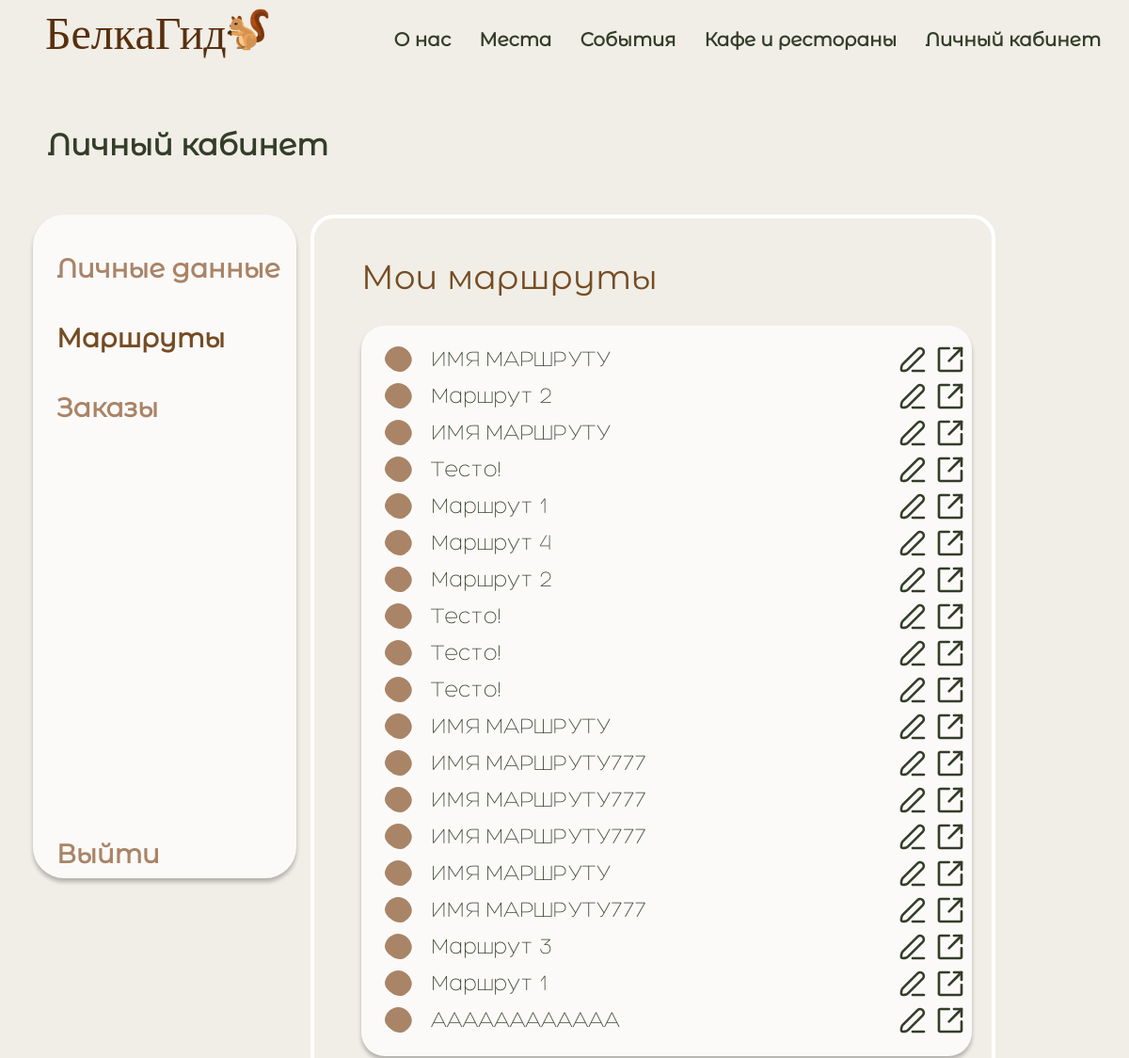
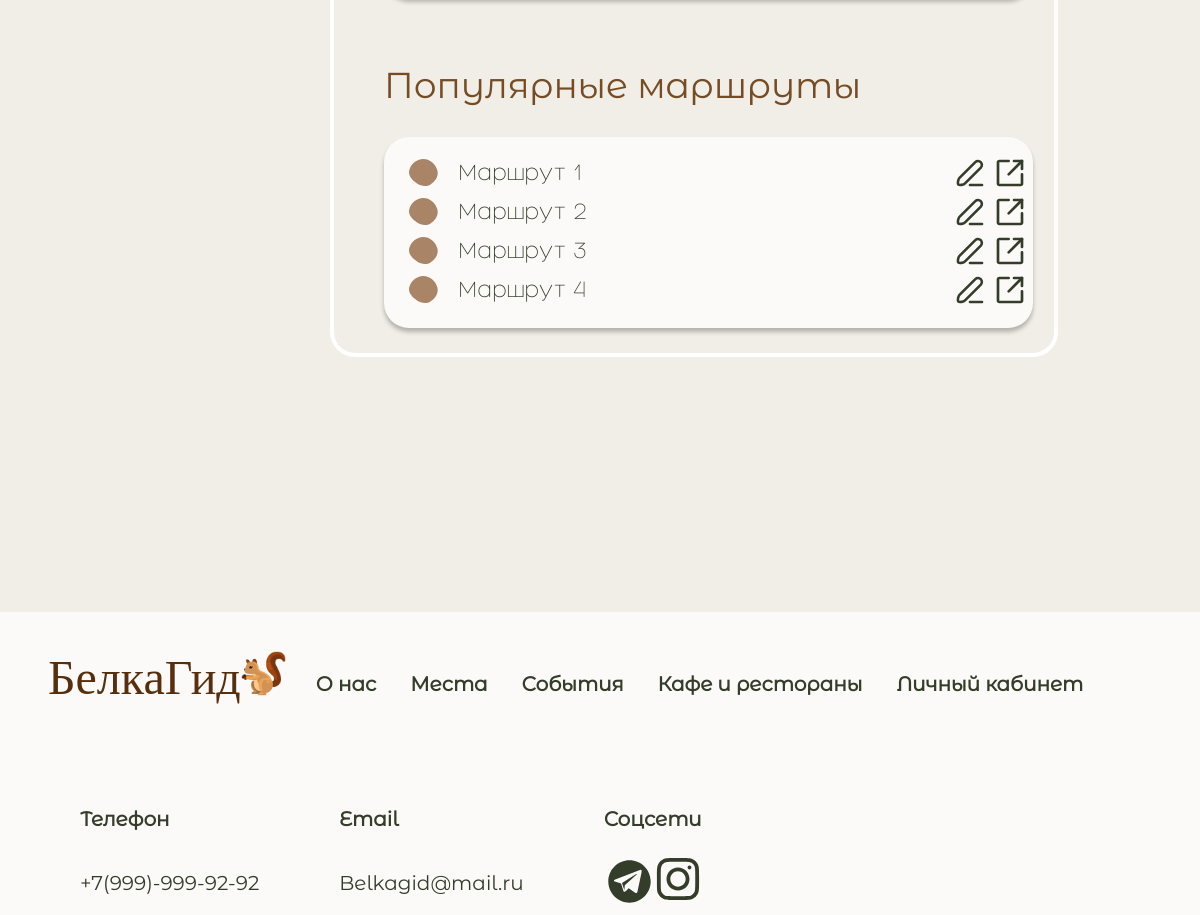
The page /profile/routes (signed in) on the database its author committed (2 pictures, top to bottom).
### belka/models.py (models this page shows, shortened)
class Route(models.Model):
    name = models.TextField()
    short_description = models.TextField()
    rating = models.FloatField()
    votes = models.IntegerField()
    creator = models.IntegerField()
    marshrut = models.TextField()

### belka/views.py (the view)
# urls.py: path('profile/routes', profile_routes_page),
@login_required
def profile_routes_page(request):
    favs = UserFavourites.objects.get_or_create(user_id=request.user.id)
    routes = serializers.serialize("json", Route.objects.all().order_by('rating').reverse())
    places = Place.objects.all()
    for place in places:
        place.image = place.image.replace("static/", "")
    places = serializers.serialize("json", Place.objects.all())
    context = {
        'routes': routes,
        'places': places,
        'personalRoutes': Route.objects.filter(creator=request.user.id)
    }
    return render(request, 'marsruty.html', context)

### templates/marsruty.html (shortened to what this page needs)
{% load static %}
<!DOCTYPE html>
<html>
<head>
    <link rel="stylesheet" href="{% static 'css/main.css' %}">
    <link rel="stylesheet" href="{% static 'css/main1.css' %}">
    <link rel="stylesheet" href="{% static 'css/main2.css' %}">
    <link rel="stylesheet" href="{% static 'css/main3.css' %}">
    <link rel="stylesheet" href="{% static 'css/main4.css' %}">
</head>
<body>
<div class="wrapper">
    <div class="content">
        <header>
            <div class="headermenu">
                <div class="logo">
                    <div class="logotype">
                        <div class="nazvanie"><a href="/">БелкаГид</a></div>
                        <a href="/"><img class="imgbelka" src="{% static 'img/белка.png' %}" alt="" width="55"
                                         height="55"></a>
                    </div>
                    <div class="menu">
                        <a href="../about">О нас</a>
                        <a href="../places">Места</a>
                        <a href="../events">События</a>
                        <a href="../cafe">Кафе и рестораны</a>
                        <a href="../profile">Личный кабинет</a>
                    </div>
                </div>
            </div>
        </header>
        <div class="dannie">
            <div class="namekab">
                <h1>Личный кабинет</h1>
            </div>
            <div class="smallmenu">
                <a href="../profile/info">Личные данные</a>
                <a href="../profile/routes" style="color: #754C24;">Маршруты</a>
                <a href="../profile/orders">Заказы</a>
                <a href="../logout" style='margin-top:400px;'>Выйти</a>
            </div>
            <div class="marsruty">
                <h1>Мои маршруты</h1>
                <div class="marshr">
                    {% for personal_route in personalRoutes %}
                        <div class="namemarshr">
                            <p onclick="openEdit({{ personal_route.id }})">{{ personal_route.name }}</p>
                            <svg class="edit1" viewBox="0 0 37 37" onclick="openEdit({{ personal_route.id }})"
                                 fill="none" xmlns="http://www.w3.org/2000/svg">
                                <path d="M31.0635 12.2407L12.7639 30.5403C11.1297 32.1899 6.24265 32.9452 5.05557 31.8506C3.86849 30.756 4.73179 25.8691 6.36596 24.2195L24.6656 5.9199C25.5105 5.11516 26.6367 4.67264 27.8035 4.68686C28.9702 4.70109 30.0851 5.17092 30.9102 5.99602C31.7353 6.82111 32.2052 7.9361 32.2194 9.10287C32.2338 10.2696 31.7911 11.3957 30.9864 12.2407H31.0635Z"
                                      stroke="#333D29" stroke-width="3" stroke-linecap="round" stroke-linejoin="round"/>
                                <path d="M32.375 32.375H18.5" stroke="#333D29" stroke-width="3" stroke-linecap="round"
                                      stroke-linejoin="round"/>
                            </svg>
                            <svg onclick="exportRouteById({{ personal_route.id }})" class="export1"
                                 viewBox="0 0 36 36"
                                 fill="none" xmlns="http://www.w3.org/2000/svg">
                                <path d="M22.5 4.5H31.5V13.5" stroke="#333D29" stroke-width="3" stroke-linecap="round"
                                      stroke-linejoin="round"/>
                                <path d="M31.5 19.5V30C31.5 30.3978 31.342 30.7794 31.0607 31.0607C30.7794 31.342 30.3978 31.5 30 31.5H6C5.60218 31.5 5.22064 31.342 4.93934 31.0607C4.65804 30.7794 4.5 30.3978 4.5 30V6C4.5 5.60218 4.65804 5.22064 4.93934 4.93934C5.22064 4.65804 5.60218 4.5 6 4.5H16.5"
                                      stroke="#333D29" stroke-width="3" stroke-linecap="round" stroke-linejoin="round"/>
                                <path d="M16.5 19.5L31.5 4.5" stroke="#333D29" stroke-width="3" stroke-linecap="round"
                                      stroke-linejoin="round"/>
                            </svg>
                        </div>
                    {% endfor %}
                </div>
                <h1>Популярные маршруты </h1>
                <div class="marshr">
                    <div class="namemarshr">
                        <p onclick="openEdit(1)" id=popular0>sdgsg</p>
                        <a id=hrefedit1 href="">
                        </a>
                    </div>
                    <div class="namemarshr">
                        <p onclick="openEdit(2)" id=popular1>sdgsg</p>
                        <a id=hrefedit2 href="">
                        </a>
                    </div>
                    <div class="namemarshr">
                        <p onclick="openEdit(3)" id=popular2>sdgsg</p>
                        <a id=hrefedit3 href="">
                        </a>
                    </div>
                    <div class="namemarshr">
                        <p onclick="openEdit(4)" id=popular3>sdgsg</p>
                        <a id=hrefedit4 href="">
                        </a>
                    </div>
                </div>
            </div>
        </div>
    </div>
    <div class="footer">
        <div class="logo">
            <div class="logotype">
                <div class="nazvanie"><a href="/">БелкаГид</a></div>
                <a href="/"><img class="imgbelka" src="{% static 'img/белка.png' %}" alt="" width="55"
                                 height="55"></a>
            </div>
            <div class="footermenu">
                <a href="../about">О нас</a>
                <a href="../places">Места</a>
                <a href="../events">События</a>
                <a href="../cafe">Кафе и рестораны</a>
                <a href="../profile">Личный кабинет</a>
            </div>
        </div>
        <div class="logo">
            <div class="svyzi">
                <div class="svyz">
                    <h1>Телефон</h1>
                    <h2>+7(999)-999-92-92</h2>
                </div>
                <div class="svyz">
                    <h1>Email</h1>
                    <h2>Belkagid@mail.ru</h2>
                </div>
                <div class="svyz">
                    <h1>Соцсети</h1>
                    <div class="managers">
                    </div>
                </div>
            </div>
        </div>
    </div>
</div>
</body>
</html>

### static/css/main.css (style rules this page uses)
html { overflow-y: scroll; background: #f0eee6; }
* { margin: 0; padding: 0; }
html, body { height: 100%; }
.wrapper { display: flex; flex-direction: column; height: 100%; }
.content { flex: 1 0 auto; }
.footer { flex: 0 0 auto; }

### static/css/main1.css (style rules this page uses)
html { overflow-y: scroll; background: #f0eee6; }
* { margin: 0; padding: 0; }
html, body { height: 100%; }
.wrapper { display: flex; flex-direction: column; height: 100%; }
.content { flex: 1 0 auto; }
.footer { flex: 0 0 auto; }

### static/css/main3.css (style rules this page uses)
html { overflow-y: scroll; background: #f0eee6; }
* { margin: 0; padding: 0; }
html, body { height: 100%; }
.wrapper { display: flex; flex-direction: column; height: 100%; }
.content { flex: 1 0 auto; }
.footer { flex: 0 0 auto; }

### static/css/main4.css (style rules this page uses)
html { overflow-y: scroll; background: #f0eee6; }
* { margin: 0; padding: 0; }
html, body { height: 100%; }
.wrapper { display: flex; flex-direction: column; height: 100%; }
.content { flex: 1 0 auto; }
.footer { flex: 0 0 auto; }

### rows shown on the page
Route: name "ИМЯ МАРШРУТУ"
Route: name "Маршрут 2"
Route: name "ИМЯ МАРШРУТУ"
Route: name "Тесто!"
Route: name "Маршрут 1"
Route: name "Маршрут 4"
Route: name "Маршрут 2"
Route: name "Тесто!"
Route: name "Тесто!"
Route: name "Тесто!"
Route: name "ИМЯ МАРШРУТУ"
Route: name "ИМЯ МАРШРУТУ777"
Route: name "ИМЯ МАРШРУТУ777"
Route: name "ИМЯ МАРШРУТУ777"
Route: name "ИМЯ МАРШРУТУ"
Route: name "ИМЯ МАРШРУТУ777"
Route: name "Маршрут 3"
Route: name "Маршрут 1"
Route: name "АААААААААААА"
